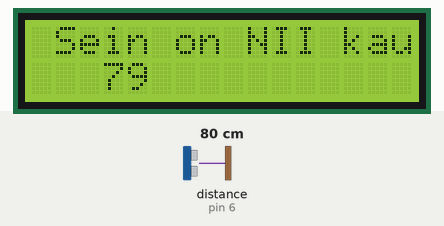
This sketch was run on a simulated Arduino Uno, built with avr-gcc and run on an emulated ATmega328P. Parts: 16×2 character LCD. Wiring (inferred from the names in the program): ultrasonic range finder: trigger pin 9; echo pin 6. The test bench sets the inputs (shaded band); at power-on: distance to the obstacle (sensor on pin 6) 80 cm. The echo pulse lasts 58.3 µs per cm; what the sketch prints to the serial monitor is not drawn.

Above: at 1.2 s.
1.3 s: distance to the obstacle (sensor on pin 6) set to 250 cm
At 1.8 s:
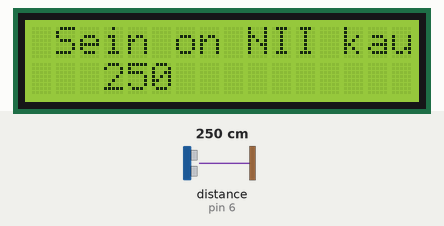
4.3 s: distance to the obstacle (sensor on pin 6) set to 2 cm
At 5.8 s:
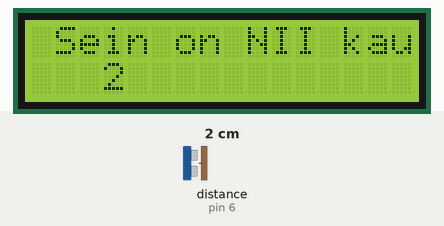
6.1 s: distance to the obstacle (sensor on pin 6) set to 4 cm
At 6.6 s:
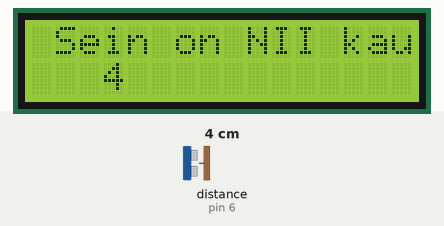
Timing chart, 0 to 9.1 s (numbered marks = the images above; inputs shaded):
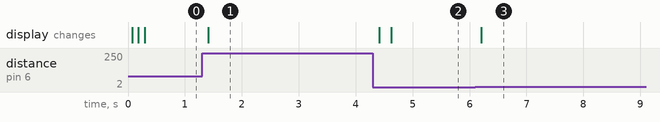

Measured:
- after the input at 1.3 s, the display: changes after 0.11 s (image 1)
- after the input at 4.3 s, the display: first changes after 0.11 s (image 2 shows a later state)
- after the input at 6.1 s, the display: changes after 0.11 s (image 3)

The sketch:

kaugus.ino
```cpp
#include <LiquidCrystal.h>
#define trig 9
#define echo 6

LiquidCrystal lcd(12, 11, 5, 4, 3, 2);

void setup()
{
    lcd.begin(16, 2);
    pinMode(trig, OUTPUT);
    pinMode(echo, INPUT);
    Serial.begin(2000000);
}
void loop()
{
    long time, distance;
    digitalWrite(trig, LOW);
    delayMicroseconds(2);
    digitalWrite(trig, HIGH);
    delayMicroseconds(10);
    digitalWrite(trig, LOW);
    time = pulseIn(echo, HIGH);
    distance = time / 58.2;
    lcd.clear();
    lcd.setCursor(1, 0);

    lcd.print("Sein on NII kaugel");
    lcd.setCursor(3, 1);
    Serial.println(distance);


    lcd.print(distance);
    delay(100);
}
```
